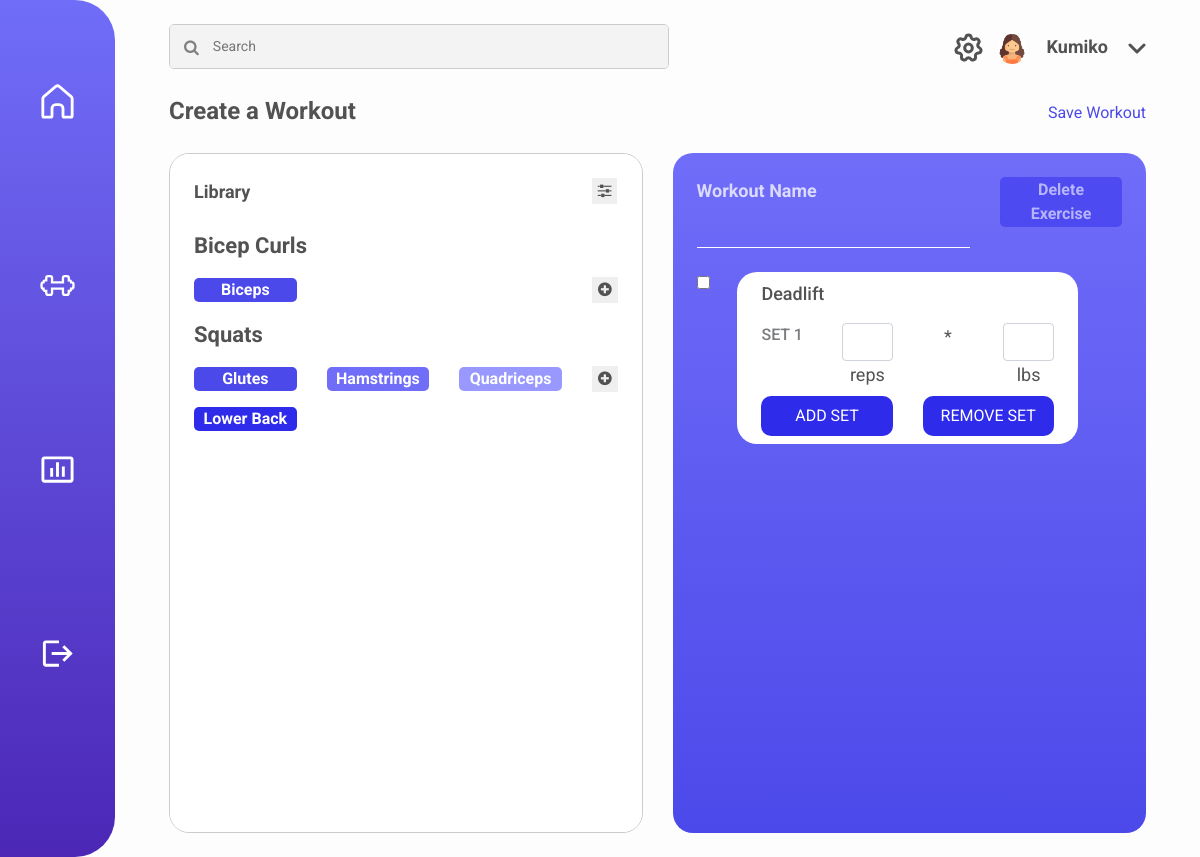
Page /create-workout/ (signed in) on the earlier database version.
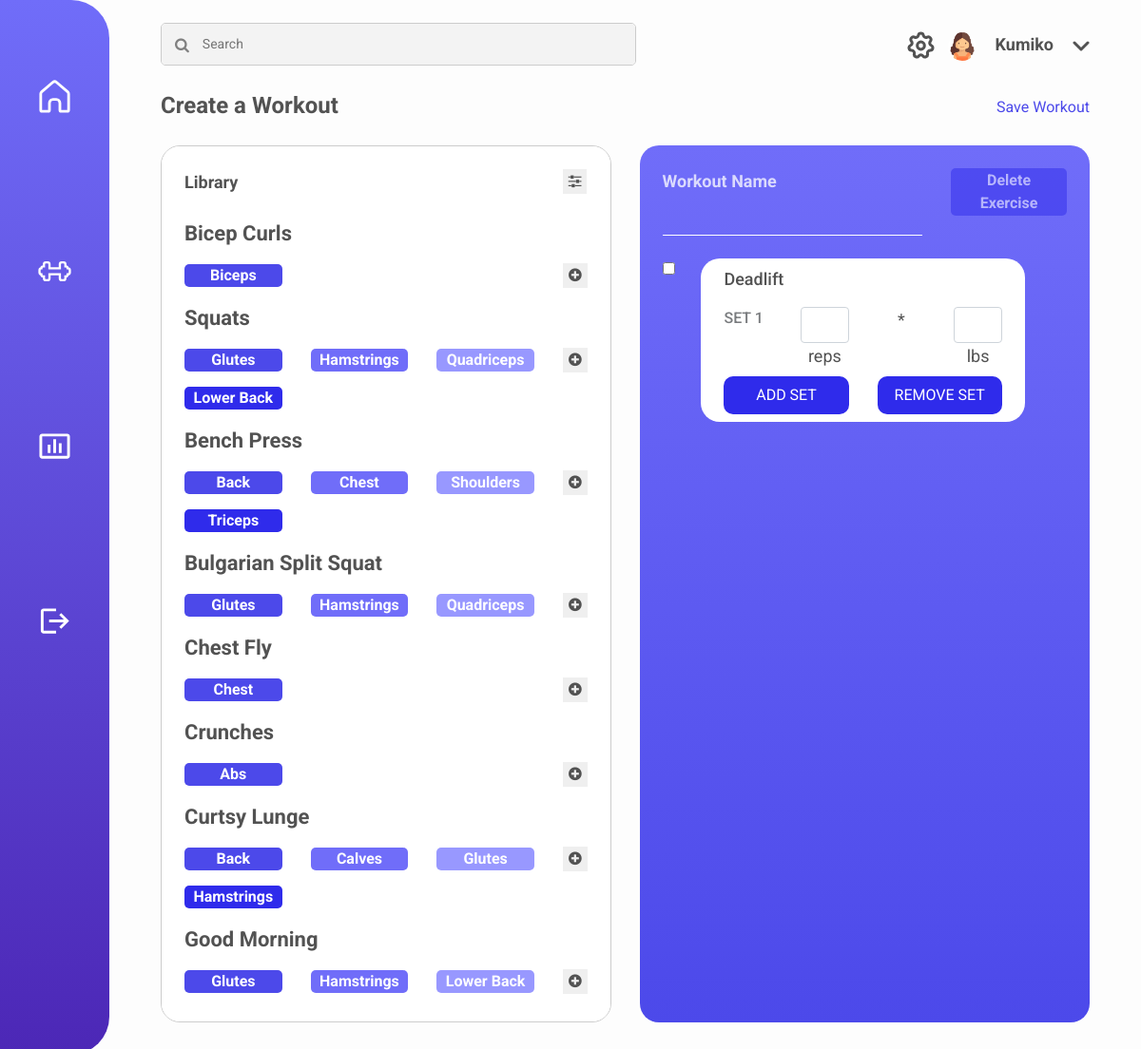
Same page on the later database version.
### dashboard/models.py (models this page shows)
class ExerciseType(models.Model):
	TYPES = (
		('Bicep-Curls', 'Bicep Curls'),
		('Squats', 'Squats'),
		('Jumping-Jacks', 'Jumping Jacks'),
		('Bench-Press', 'Bench Press'),
		('Bulgarian-Split-Squat', 'Bulgarian Split Squat'),
		('Chest-Fly', 'Chest Fly'),
		('Crunches', 'Crunches'),
		('Curtsy-Lunge', 'Curtsy Lunge'),
		('Good-Morning', 'Good Morning'),
		('Hip-Abduction', 'Hip Abduction'),
		('Hip-Thrusts', 'Hip Thrusts'),
		('Leg-Extension', 'Leg Extension'),
		('Leg-Press', 'Leg Press'),
		('Lying-Leg-Curl', 'Lying Leg Curl'),
		('RDL', 'RDL'),
		('Russian-Twists', 'Russian Twists'),
		('Sumo-Deadlift', 'Sumo Deadlift'),
		('Tricep-Extension', 'Tricep Extension')
	)
	MUSCLES = (
		('Abs', 'Abs'),
		('Back', 'Back'),
		('Biceps', 'Biceps'),
		('Calves', 'Calves'),
		('Chest', 'Chest'),
		('Forearms', 'Forearms'),
		('Glutes', 'Glutes'),
		('Hamstrings', 'Hamstrings'),
		('Quadriceps', 'Quadriceps'),
		('Shoulders', 'Shoulders'),
		('Traps', 'Traps'),
		('Triceps', 'Triceps'),
		('Upper Back', 'Upper Back'),
		('Lower Back', 'Lower Back')
		)
	name = models.CharField(max_length=120, choices = TYPES, default = 'bicep-curls')
	muscles_worked = MultiSelectField(max_length=120, choices = MUSCLES, default = 'biceps')
	video_link = models.URLField(max_length=500)
	def get_exercise_name(self):
		return dict(self.TYPES).get(self.name)

### dashboard/views.py (the view, shortened to what this page needs)
# urls.py: path('create-workout/', create_workout_view),
@login_required
def create_workout_view(request):
	exercises = ExerciseType.objects.all()
	return render(request, 'createworkout.html', {'exercises':exercises})

### templates/createworkout.html (shortened to what this page needs)
<!DOCTYPE html>
<html lang="en">
<head>
    {% load static %}
    <link rel="stylesheet" href="https://cdnjs.cloudflare.com/ajax/libs/font-awesome/4.7.0/css/font-awesome.min.css">
    <link href="{% static 'fitnessing/css/dashboard.css' %}" rel="stylesheet">
    <link rel="stylesheet" href="https://stackpath.bootstrapcdn.com/bootstrap/4.4.1/css/bootstrap.min.css">
</head>
<body>
    <div class="sidenav">
        <div class=link1>
            <a href="/"><img class="home" src="{% static 'fitnessing/images/Home_Icon_White.svg' %}"></a>
        </div>
        <div class=link2>
            <a href="/workouts"><img class="workouts" src="{% static 'fitnessing/images/Weight_Icon.svg' %}"></a>
        </div>
        <div class=link3>
            <a href="/stats"><img class="stats" src="{% static 'fitnessing/images/Bar_Chart_Icon.svg' %}"></a>
        </div>
        <div class=link4>
            <a href="/accounts/logout"><img class="login" src="{% static 'fitnessing/images/Logout_Icon.svg' %}"></a>
        </div>
    </div>
    <div class="container-fluid main">
        <div class="row mx-4 mt-4">
            <div class="col-sm-8">
                <div class="searchContainer">
                    <i class="fa fa-search searchIcon"></i>
                    <input class="searchBox" type="text" placeholder="Search">
                </div>
            </div>
            <div class="col-sm-4 text-right pt-2">
                <a href="settings.html"><img class="settings" src="{% static 'fitnessing/images/Settings_Icon.svg' %}"></a>
                <div class="profile align-middle">
                    <img class="userIcon" src="{% static 'fitnessing/images/Placeholder_User_Icon.png' %}">
                    <button class="name">{{user.get_short_name}}</button>
                    <img class="dropdownIcon" src="{% static 'fitnessing/images/Dropdown_Icon.svg' %}">
                </div>
            </div>
        </div>
        <div class="row mx-0 pt-4 pl-4 mr-4">
            <div class="col-sm-10">
                <p class="workouts_title m-0"><b>Create a Workout</b></p>
            </div>
            <div class="col-sm-2 text-right pt-2">
                <a class = "link" href="workouts.html">Save Workout</a>
            </div>
        </div>
        <div class="row mx-0 p-4">
            <div class="col-sm-6">
                <div class="library_container">
                    <div class="row px-4 pt-4 pb-2">
                        <div class="col-sm-10">
                            <p class="library_title">Library</p>
                        </div>
                        <div class="col-sm-2 text-right">
                            <button class="filter_icon" data-toggle="modal" data-target="#filterModal"><i class="fa fa-sliders" aria-hidden="true"></i></button>
                        </div>
                    </div>
                    {% for exercise in exercises %}
                    <div class="row pl-4 exercise">
                        <div class="col-sm-10" data-toggle="modal" data-target="#{{exercise.name}}Modal">
                            <div class="row">
                                <div class="col-sm-12">
                                    <p class="library_exercise_title">{{exercise.get_exercise_name}}</p>
                                </div>
                            </div>
                            <div class="row">
                                {% for muscle in exercise.muscles_worked %}
                                {% if forloop.counter0 == 0 %}
                                <div class="col-sm-4">
                                    <p class="muscles_worked muscle_bg1">{{muscle}}</p>
                                </div>
                                {% endif %}
                                {% if forloop.counter0 == 1 %}
                                <div class="col-sm-4">
                                    <p class="muscles_worked muscle_bg2">{{muscle}}</p>
                                </div>
                                {% endif %}
                                {% if forloop.counter0 == 2 %}
                                <div class="col-sm-4">
                                    <p class="muscles_worked muscle_bg3">{{muscle}}</p>
                                </div>
                                {% endif %}
                                {% endfor %}
                            </div>
                            <div class="row">
                                {% for muscle in exercise.muscles_worked %}
                                <div class="col-sm-4">
                                    {% if forloop.counter0 == 3 %}
                                    <p class="muscles_worked muscle_bg4">{{muscle}}</p>
                                    {% endif %}
                                </div>
                                <div class="col-sm-4">
                                </div>
                                <div class="col-sm-4">
                                </div>
                                {% endfor %}
                            </div>
                        </div>
                        <div class="col-sm-2 pt-4 mt-4">
                            <button class="add_button"><i class="fa fa-plus-circle" aria-hidden="true"></i></button>
                        </div>
                    </div>
                    {% endfor %}
                </div>
            </div>
            <div class="col-sm-6">
                <div class="workout_container">
                    <div class="row px-4 pt-4">
                        <div class="col-sm-8">
                            <div class="row">
                                <div class="col-sm-12">
                                    <label for="workout_name" class="workout_name_label">Workout Name</label>
                                </div>
                            </div>
                            <div class="row">
                                <div class="col-sm-12">
                                    <input id="workout_name" type="text" value="" name="workout_name">
                                </div>
                            </div>
                        </div>
                        <div class="col-sm-4 text-right">
                            <button class="delete_button px-2">Delete Exercise</button>
                        </div>
                    </div>
                    <div class="row px-4 pt-4">
                        <div class="col-sm-12">
                            <div class="exercise_box">
                                <input type="checkbox" id="deadlift_checkbox" name="exercise_checkbox" class="align-top mt-1">
                                <label for="deadlift_checkbox" class="sets_container px-4 pt-2 mx-4 mb-0">
                                    <div class="row">
                                        <div class="col-sm-12">
                                            <p class="exercise_name noselect">Deadlift</p>
                                        </div>
                                    </div>
                                    <div id =0 class="row set_container">
                                        <div class="col-sm-3">
                                            <p class="set_num">SET 1</p>
                                        </div>
                                        <div class="col-sm-3 text-center">
                                            <div class="row">
                                                <div class="col-sm-12">
                                                    <input type="number" min="0" value="" id="reps" class="form-control reps"/>
                                                </div>
                                            </div>
                                            <div class="row">
                                                <div class="col-sm-12">
                                                    <label for="reps" class="set_subtitle">reps</label>
                                                </div>
                                            </div>
                                        </div>
                                        <div class="col-sm-3 text-center">
                                            <p class="set_subtitle">*</p>
                                        </div>
                                        <div class="col-sm-3 text-center">
                                            <div class="row">
                                                <div class="col-sm-12">
                                                    <input type="number" min="0" value="" id="weight" class="form-control weight"/>
                                                </div>
                                            </div>
                                            <div class="row">
                                                <div class="col-sm-12">
                                                    <label for="weight" class="set_subtitle">lbs</label>
                                                </div>
                                            </div>
                                        </div>
                                    </div>
                                    <div class="row mb-2">
                                        <div class="col-sm-6">
                                            <button id="add_button" class="set_button p-2">ADD SET</button>
                                        </div>
                                        <div class="col-sm-6">
                                            <button id="delete_button" class="set_button p-2">REMOVE SET</button>
                                        </div>
                                    </div>
                                </label>
                            </div>
                        </div>
                    </div>
                </div>
            </div>
        </div>
    </div>
</body>
</html>

### static/fitnessing/css/dashboard.css (style rules this page uses)
html { height: 100%; }
body { background-color: #FDFDFD !important; font-family: 'Roboto' !important; }
.main { margin-left: 115px !important; height: 100vh; width: calc(100% - 115px) !important; }
.sidenav { height: 100%; width: 115px; position: fixed; z-index: 1; top: 0; left: 0; overflow-x: hidden; background-image: linear-gradient(#706DF9, #4C27B6); border-radius: 0 40px 40px 0; padding-top: 10px; overflow: hidden; }
.link1, .link2, .link3, .link4 { display: block; text-align: center; padding: 75px 0 75px 0; margin: -1px; }
.sidenav a img { height: 35px; width: 35px; }
.searchContainer { display: inline-flex; flex: 1 1 300px; border: 1px solid #ccc; border-radius: 5px; overflow: hidden; width: 500px; height: 45px; }
.searchIcon { padding: 14px; color: grey; background-color: #F3F3F3; text-align: center; }
.searchBox { border: 0; padding: 0.5rem 0.5rem 0.5rem 0; flex: 1; font-size: 14px; background-color: #F3F3F3; }
.settings { border: none; margin-right: 10px; background-color: #FDFDFD; }
.profile { display: inline-block; align-items: center; }
.userIcon { border-radius: 50%; width: 30px; height: 30px; }
.name { border: none; background-color: #FDFDFD; font-size: 18px; font-weight: bold; color: #525252; margin-left: 10px; }
.dropdownIcon { margin-left: 10px; }
.link { text-decoration: none; color: #4C49EA; }
.workouts_title { font-size: 24px; color: #525252; }
.library_container { width: 100%; height: 85vh; border-radius: 20px; background-color: white; border: 1px solid #ccc; overflow: scroll; }
.workout_container { width: 100%; height: 85vh; border-radius: 20px; background-image: linear-gradient(180deg, #706DF9 0%, #4C49EA 100%); }
.library_title { font-size: 18px; font-weight: bold; color: #525252; }
.library_exercise_title { font-size: 22px; font-weight: bold; color: #525252; }
.filter_icon { color: #525252; border: none; background-color: none; }
.add_button { color: #525252; border: none; background-color: none; }
.muscles_worked { color: #fff; font-weight: bold; text-align: center; border-radius: 5px; }
.muscle_bg1 { background-color: #4C49EA; }
.muscle_bg2 { background-color: #706DF9; }
.muscle_bg3 { background-color: #9898FF; }
.muscle_bg4 { background-color: #2F2BEB; }
.delete_button { font-weight: bold; color: #fff; background-color: #2F2BEB; border: none; border-radius: 5px; opacity: 0.5; }
.workout_name_label { font-weight: bold; opacity: 0.75; font-size: 18px; color: #fff; }
#workout_name { width: 100%; background-color: transparent; border: none; border-bottom: 1px solid white; color: #fff; font-size: 22px; font-weight: bold; }
.exercise { cursor: pointer; }
.exercise_box { width: 100%; height: 70vh; overflow-y: scroll !important; }
.sets_container { background-color: white; border-radius: 20px; width: 80%; display: inline-block; }
.exercise_name { color: #525252; font-weight: 500; font-size: 18px; }
.noselect { -webkit-touch-callout: none; -webkit-user-select: none; -khtml-user-select: none; -moz-user-select: none; -ms-user-select: none; user-select: none; }
.set_button { background-color: #2F2BEB; border: none; border-radius: 10px; color: white; width: 100%; }
.set_subtitle { font-size: 18px; color: #525252; }
#weight { color: #525252; font-weight: bold; }
#reps { color: #525252; font-weight: bold; }
.set_num { opacity: 0.6; font-weight: 500; }

Differences in the rows shown:
added ExerciseType: get_exercise_name "Bench Press", muscles_worked "Back", muscles_worked "Chest", muscles_worked "Shoulders", muscles_worked "Triceps"
added ExerciseType: get_exercise_name "Bulgarian Split Squat", muscles_worked "Glutes", muscles_worked "Hamstrings", muscles_worked "Quadriceps"
added ExerciseType: get_exercise_name "Chest Fly", muscles_worked "Chest"
added ExerciseType: get_exercise_name "Crunches", muscles_worked "Abs"
added ExerciseType: get_exercise_name "Curtsy Lunge", muscles_worked "Back", muscles_worked "Calves", muscles_worked "Glutes", muscles_worked "Hamstrings"
added ExerciseType: get_exercise_name "Good Morning", muscles_worked "Glutes", muscles_worked "Hamstrings", muscles_worked "Lower Back"
